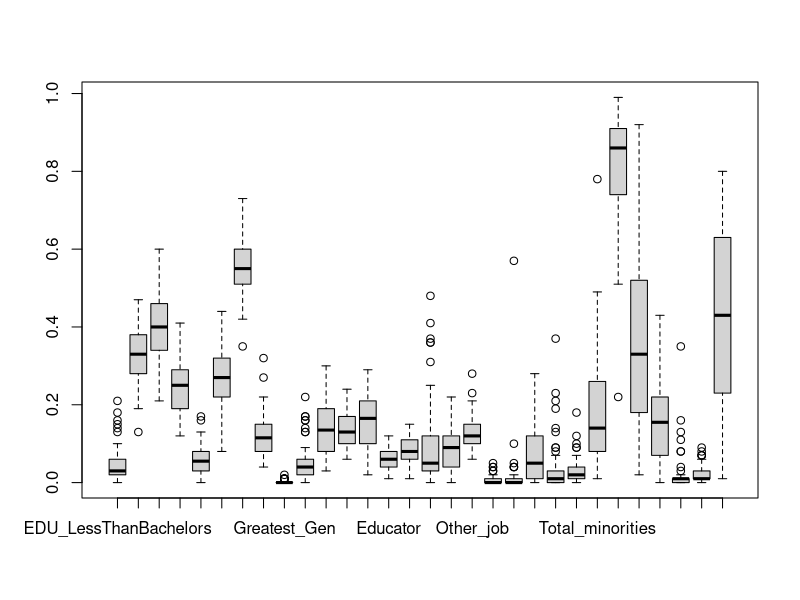

Write the R code that produced this figure. (Note: this script raises an error after producing the figure.)
## ---- chunk 1
knitr::opts_chunk$set(echo = TRUE)
library(tidyverse)
library(vegan)

div <- read.csv("state_legislative_diversity.csv")
abbrev_state <- read.csv("state_abbreviations.csv")
## ---- chunk 2
div2 <- div %>% 
  select(-EDU_NoData, -Pop_female, -NoData_job, -Male) %>% 
  filter(States != "Puerto Rico")

boxplot(div2[ ,-1], use.cols = TRUE)


## ---- chunk 3
dismat <- as.matrix(vegdist(div2[, -1], method = "euclidean"))

library(colorspace)
# palette <- choose_palette()
palette <- diverge_hcl(16, h = c(260, 0), c = 80, l = c(30, 90), p = 1.5)

heatmap(dismat, col  = palette, labCol = abbrev_state$text, labRow = abbrev_state$text, 
        cexRow = 0.9, cexCol = 0.9)


## ---- chunk 4
mds <- metaMDS(dismat, k = 2, try = 20, trymax = 20)
mds.point <- as.data.frame(mds$points)
div.vec <- envfit(mds ~ div2$EDU_LessThanBachelors + div2$EDU_Bachelors + div2$EDU_Advanced +
                    div2$Female + div2$Millenials_Gen + div2$GenX_Gen + div2$Boomers_Gen +
                    div2$Silent_Gen + div2$Greatest_Gen + div2$Agriculture + div2$Attorney +
                    div2$BusinessOwner + div2$BusinessOther + div2$Educator +
                    div2$Consult_Nonprofit_Professional + div2$Legislator + div2$Retired +
                    div2$Other_job + div2$NativeAmerican + div2$Asian_PacIsl +
                    div2$Black_AfAmer + div2$Hisp_Latino + div2$Multiracial_Other +
                    div2$Total_minorities + div2$White_Caucasian + div2$Protestant +
                    div2$Catholic + div2$OtherChristian + div2$NonChristian +
                    div2$Unspecified_Religion,
                  permutations = 999, srata = NULL)
# only include significant terms
div.vec2 <- envfit(mds ~ div2$EDU_Advanced +
                    div2$Female + div2$GenX_Gen + div2$Boomers_Gen +
                    div2$Agriculture + div2$Attorney +
                    div2$BusinessOwner +
                    div2$Total_minorities + div2$White_Caucasian + div2$Protestant +
                    div2$NonChristian +
                    div2$Unspecified_Religion,
                  permutations = 999, srata = NULL)

str(div.vec2$vectors$arrows)
dimnames(div.vec2$vectors$arrows)[[1]] <- c("Advanced degree", "Female", "GenX", "Boomers",
                                            "Agriculture", "Attorney", "Business owner", 
                                            "Minorities", "White", "Protestant", 
                                            "Non Christian", "Unspecified religion")
                                            
div2["shannon_index"] <- diversity(div2[ ,-1], index = "shannon", MARGIN = 1)
shan_div <- diversity(div2[ ,-1], index = "shannon", MARGIN = 1)
data.frame((shan_div))
shan_div$State <- div2$States
shan_div$Abbrev <- abbrev_state$text



rbPal <- colorRampPalette(c("red", "blue"))
div_col <- rbPal(10)[as.numeric(cut(shan_div, breaks = 10))]

shan_div2 <- div2 %>% 
  select(States, shannon_index)
shan_div2$Abbrev <- abbrev_state$text
write.csv(shan_div2, "shannon_div_state.csv")

shan_div2 <- arrange(shan_div2, shan_div2$shannon_index)
## ---- chunk 5

{plot(mds, type = "n") # make an empty NMDS plot
text(mds.point, label = abbrev_state$text, cex = 1.3, col = div_col) # Add the NMDS points for each site
  # and label them as the site number (1-30)
plot(div.vec2, cex = 1, col = rgb(0,0,0, alpha = 0.5))}




